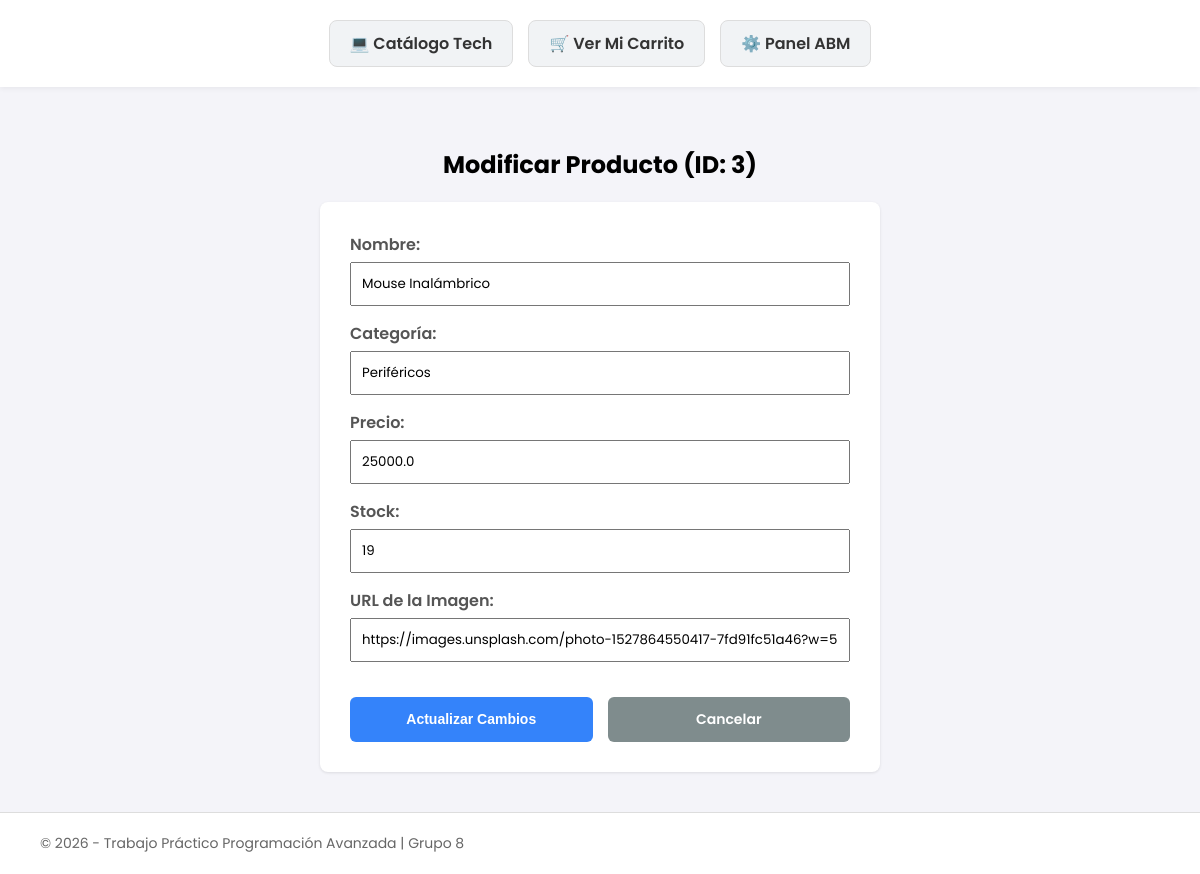
The page /admin/editar/3 on the database as committed earlier.
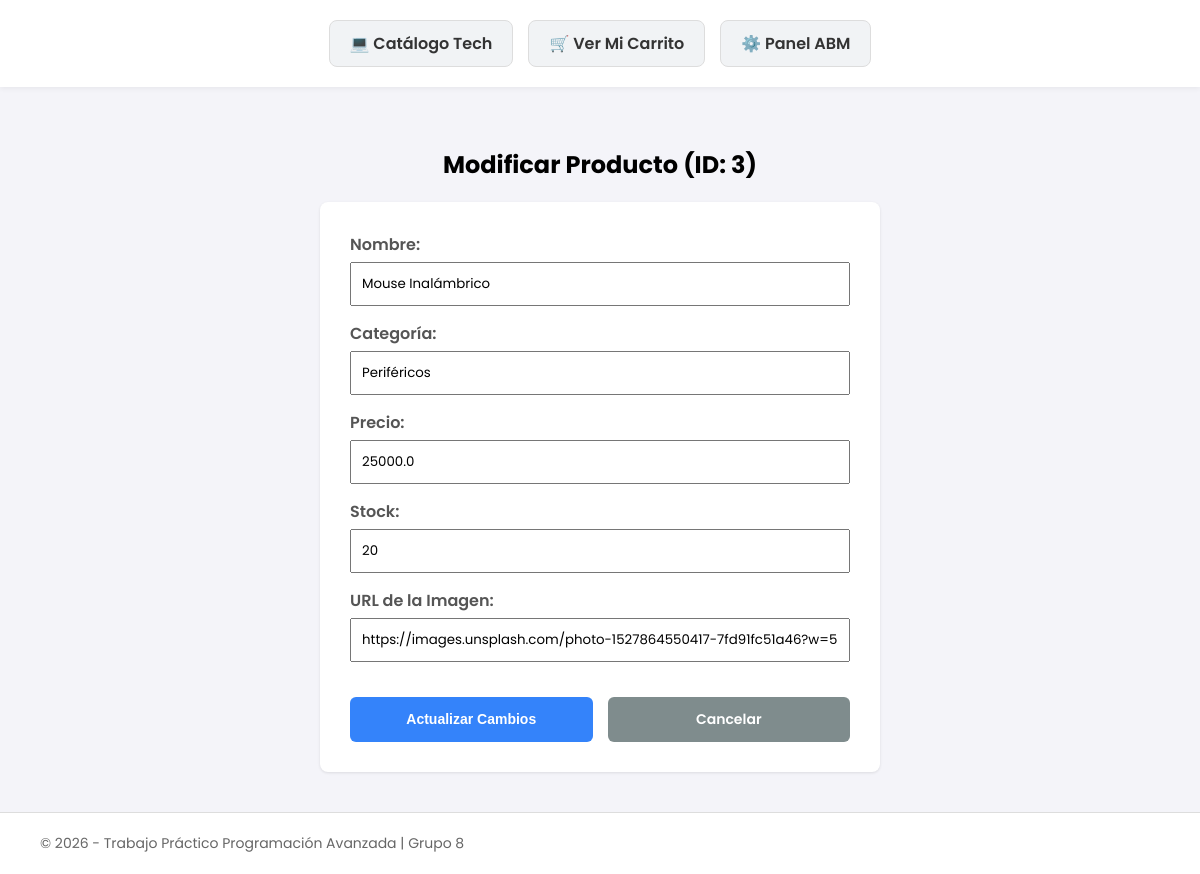
The same page on the database as committed later.
### tables this page shows
CREATE TABLE productos (
            id_producto INTEGER PRIMARY KEY AUTOINCREMENT,
            nombre TEXT NOT NULL,
            categoria TEXT NOT NULL,
            precio REAL NOT NULL,
            stock INTEGER NOT NULL,
            imagen TEXT NOT NULL
        );

### app.py (the view)
@app.route('/admin/editar/<int:id_producto>', methods=['GET', 'POST'])
def admin_modificacion(id_producto):
    conexion = base_de_datos.obtener_conexion()
    cursor = conexion.cursor()
    if request.method == 'POST':
        nombre = request.form.get('nombre')
        categoria = request.form.get('categoria')
        precio = float(request.form.get('precio', 0))
        stock = int(request.form.get('stock', 0))
        imagen = request.form.get('imagen')
        base_de_datos.modificar_producto_existente(id_producto, nombre, categoria, precio, stock, imagen)
        conexion.close()
        return redirect(url_for('panel_admin'))
    else:
        cursor.execute("SELECT id_producto, nombre, categoria, precio, stock, imagen FROM productos WHERE id_producto = ?", (id_producto,))
        prod = cursor.fetchone()
        conexion.close()
        return render_template('editar.html', producto=prod)

### base_de_datos.py (called while the page is built)
def obtener_conexion():
    return sqlite3.connect("tienda.db")

### templates/editar.html
{% extends 'base.html' %}
{% block contenido %}
<h2 style="text-align: center; margin-bottom: 20px;">Modificar Producto (ID: {{ producto[0] }})</h2>
<div style="background-color: #fff; padding: 30px; border-radius: 8px; box-shadow: 0 1px 3px rgba(0,0,0,0.1); max-width: 500px; margin: 0 auto;">
    <form action="/admin/editar/{{ producto[0] }}" method="POST" style="display: flex; flex-direction: column; gap: 15px;">
        <label style="font-weight: 600; color: #555;">Nombre:
            <input type="text" name="nombre" value="{{ producto[1] }}" required style="width: 100%; padding: 10px; margin-top: 5px;">
        </label>
        <label style="font-weight: 600; color: #555;">Categoría:
            <input type="text" name="categoria" value="{{ producto[2] }}" required style="width: 100%; padding: 10px; margin-top: 5px;">
        </label>
        <label style="font-weight: 600; color: #555;">Precio:
            <input type="number" name="precio" value="{{ producto[3] }}" step="0.01" min= "0" required style="width: 100%; padding: 10px; margin-top: 5px;">
        </label>
        <label style="font-weight: 600; color: #555;">Stock:
            <input type="number" name="stock" value="{{ producto[4] }}" min="0" required style="width: 100%; padding: 10px; margin-top: 5px;">
        </label>
        <label style="font-weight: 600; color: #555;">URL de la Imagen:
            <input type="url" name="imagen" value="{{ producto[5] }}" required style="width: 100%; padding: 10px; margin-top: 5px;">
        </label>
        <div style="display: flex; gap: 15px; margin-top: 20px;">
            <button type="submit" class="btn btn-primary" style="flex: 1; padding: 12px;">Actualizar Cambios</button>
            <a href="/admin" class="btn btn-secondary" style="flex: 1; padding: 12px;">Cancelar</a>
        </div>
    </form>
</div>
{% endblock %}

Rows that differ between the two databases and show on the page:
changed productos "Mouse Inalámbrico": stock "19" → "20"
